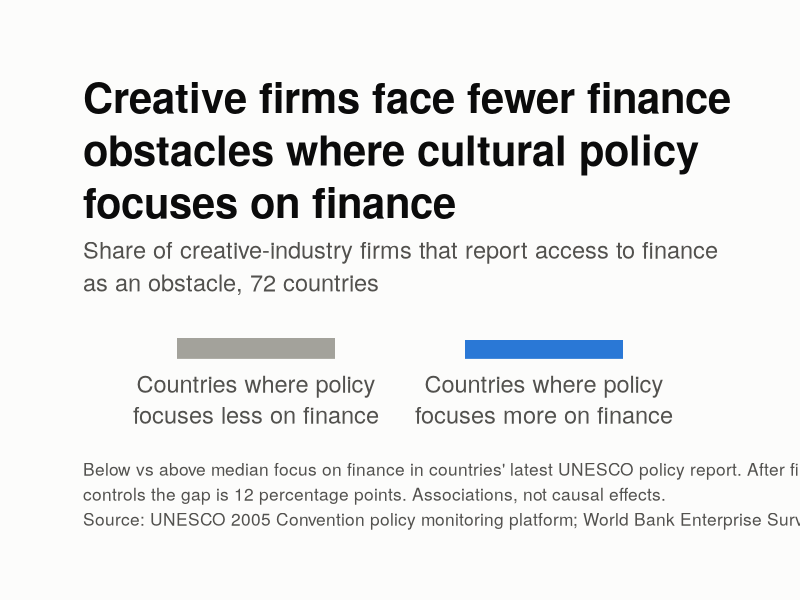
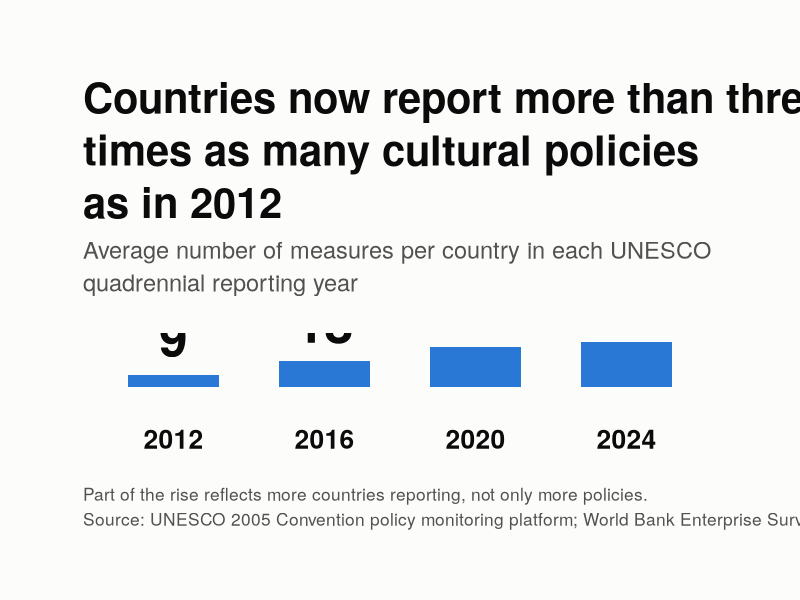
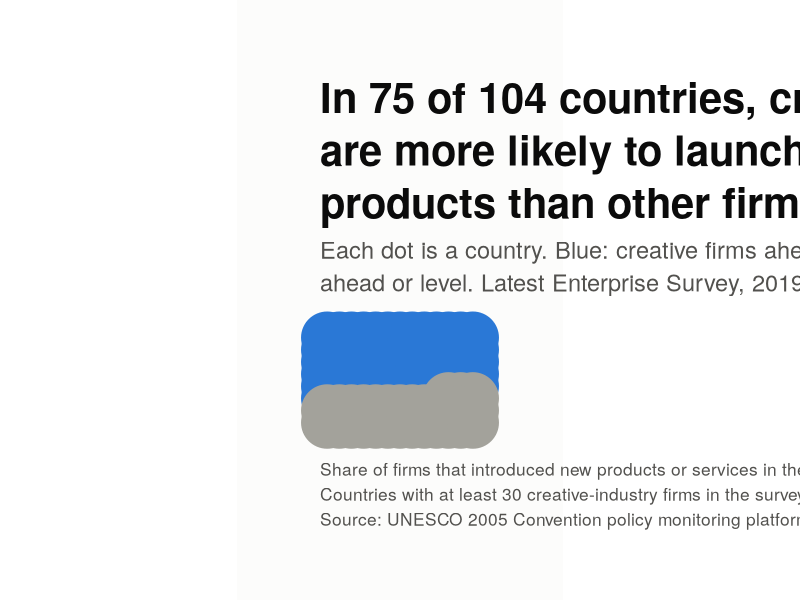

These figures' R source, in order:
# Three square social-media cards (1080 x 1080 px) for the Creative Economy Policy Explorer.
# Run from the project root after build_dashboard_data.R:  Rscript code/dashboard/make_social_cards.R
suppressPackageStartupMessages({ library(ggplot2); library(dplyr) })
out <- "docs/social"; dir.create(out, recursive = TRUE, showWarnings = FALSE)
col_high <- "#2a78d6"; col_low <- "#a3a29b"; ink <- "#0b0b0b"; ink2 <- "#52514e"; bg <- "#fcfcfb"
f <- "Helvetica Neue"

card_theme <- theme_void(base_family = f) + theme(
  plot.background = element_rect(fill = bg, colour = NA),
  plot.title = element_text(face = "bold", size = 30, colour = ink, lineheight = 1.05, margin = margin(b = 10)),
  plot.subtitle = element_text(size = 17, colour = ink2, lineheight = 1.15, margin = margin(b = 26)),
  plot.caption = element_text(size = 12.5, colour = ink2, hjust = 0, lineheight = 1.2, margin = margin(t = 26)),
  plot.title.position = "plot", plot.caption.position = "plot",
  plot.margin = margin(60, 60, 50, 60))
save_card <- function(p, name) ggsave(file.path(out, name), p, width = 1080, height = 1080, units = "px",
                                      dpi = 100, device = ragg::agg_png)
src <- "Source: UNESCO 2005 Convention policy monitoring platform; World Bank Enterprise Surveys."

# Card 1: finance obstacle, creative firms by finance-policy exposure (paper, Stata results)
d1 <- read.csv("output/tables/chapter4_stata_descriptives.csv") |>
  filter(outcome == "finance_obstacle_any") |>
  mutate(g = factor(ifelse(exposure_group == "High", "Countries where policy\nfocuses more on finance", "Countries where policy\nfocuses less on finance"),
                    levels = c("Countries where policy\nfocuses less on finance", "Countries where policy\nfocuses more on finance")),
         v = 100 * weighted_mean)
p1 <- ggplot(d1, aes(g, v, fill = exposure_group)) +
  geom_col(width = 0.55) +
  geom_text(aes(label = sprintf("%.0f%%", v)), vjust = -0.5, size = 13, family = f, fontface = "bold", colour = ink) +
  scale_fill_manual(values = c(High = col_high, Low = col_low), guide = "none") +
  scale_y_continuous(limits = c(0, 75), expand = c(0, 0)) +
  labs(title = "Creative firms face fewer finance\nobstacles where cultural policy\nfocuses on finance",
       subtitle = "Share of creative-industry firms that report access to finance\nas an obstacle, 72 countries",
       caption = paste0("Below vs above median focus on finance in countries' latest UNESCO policy report. After firm and country\ncontrols the gap is 12 percentage points. Associations, not causal effects.\n", src)) +
  card_theme + theme(axis.text.x = element_text(size = 17, colour = ink2, lineheight = 1.1, margin = margin(t = 10)))
save_card(p1, "card1_finance.png")

# Card 2: recorded policy volume by reporting cycle
d2 <- read.csv("output/figures/figure_3_policy_volume_over_time.csv") |> filter(year %in% c(2012, 2016, 2020, 2024))
p2 <- ggplot(d2, aes(factor(year), average_policy_count)) +
  geom_col(width = 0.6, fill = col_high) +
  geom_text(aes(label = round(average_policy_count)), vjust = -0.5, size = 13, family = f, fontface = "bold", colour = ink) +
  geom_text(aes(y = 0, label = paste0(countries, " countries")), vjust = 1.9, size = 5.5, family = f, colour = ink2) +
  scale_y_continuous(limits = c(-2.5, 38), expand = c(0, 0)) +
  labs(title = "Countries now report more than three\ntimes as many cultural policies\nas in 2012",
       subtitle = "Average number of measures per country in each UNESCO\nquadrennial reporting year",
       caption = paste0("Part of the rise reflects more countries reporting, not only more policies.\n", src)) +
  card_theme + theme(axis.text.x = element_text(size = 19, colour = ink, face = "bold", margin = margin(t = 26)))
save_card(p2, "card2_policy_volume.png")

# Card 3: creative firms vs other firms, new products, countries with >= 30 creative firms
d3 <- read.csv("docs/creative_firms_by_country.csv") |>
  filter(indicator == "new_product", n_creative >= 30, !is.na(share_other)) |>
  mutate(ahead = share_creative > share_other) |> arrange(desc(ahead), desc(share_creative - share_other))
n_ahead <- sum(d3$ahead); n_all <- nrow(d3)
cols <- 13
d3 <- d3 |> mutate(i = row_number() - 1, x = i %% cols, y = -(i %/% cols))
p3 <- ggplot(d3, aes(x, y, colour = ahead)) +
  geom_point(size = 17) +
  scale_colour_manual(values = c(`TRUE` = col_high, `FALSE` = col_low), guide = "none") +
  coord_equal(clip = "off") +
  labs(title = sprintf("In %d of %d countries, creative firms\nare more likely to launch new\nproducts than other firms", n_ahead, n_all),
       subtitle = "Each dot is a country. Blue: creative firms ahead. Grey: other firms\nahead or level. Latest Enterprise Survey, 2019 or later",
       caption = paste0("Share of firms that introduced new products or services in the last three years, survey-weighted.\nCountries with at least 30 creative-industry firms in the survey.\n", src)) +
  card_theme
save_card(p3, "card3_new_products.png")

writeLines(c(
  "# Post captions", "",
  "## card1_finance.png",
  "Where governments' cultural policies put more weight on finance, fewer creative firms say access to finance holds them back: 57% against 63%, and a 12-point gap after controlling for firm size, age and country income. Policy focus is measured by a semantic analysis of 8,155 policy measures reported to UNESCO. #CreativeEconomy #SMEs", "",
  "## card2_policy_volume.png",
  "Countries reported an average of 9 cultural policy measures to UNESCO in 2012 and 32 in 2024. More countries report too, so part of the rise is better coverage. Explore the data by country in the Creative Economy Policy Explorer. #CreativeEconomy #CulturalPolicy", "",
  "## card3_new_products.png",
  sprintf("Creative-industry firms are more likely than other firms to launch new products or services in %d of %d countries with enough survey data. Compare any country in the Creative Economy Policy Explorer. #CreativeEconomy #Innovation", n_ahead, n_all)
), file.path(out, "captions.md"))
cat("Cards written to", out, "| card 3:", n_ahead, "of", n_all, "\n")
